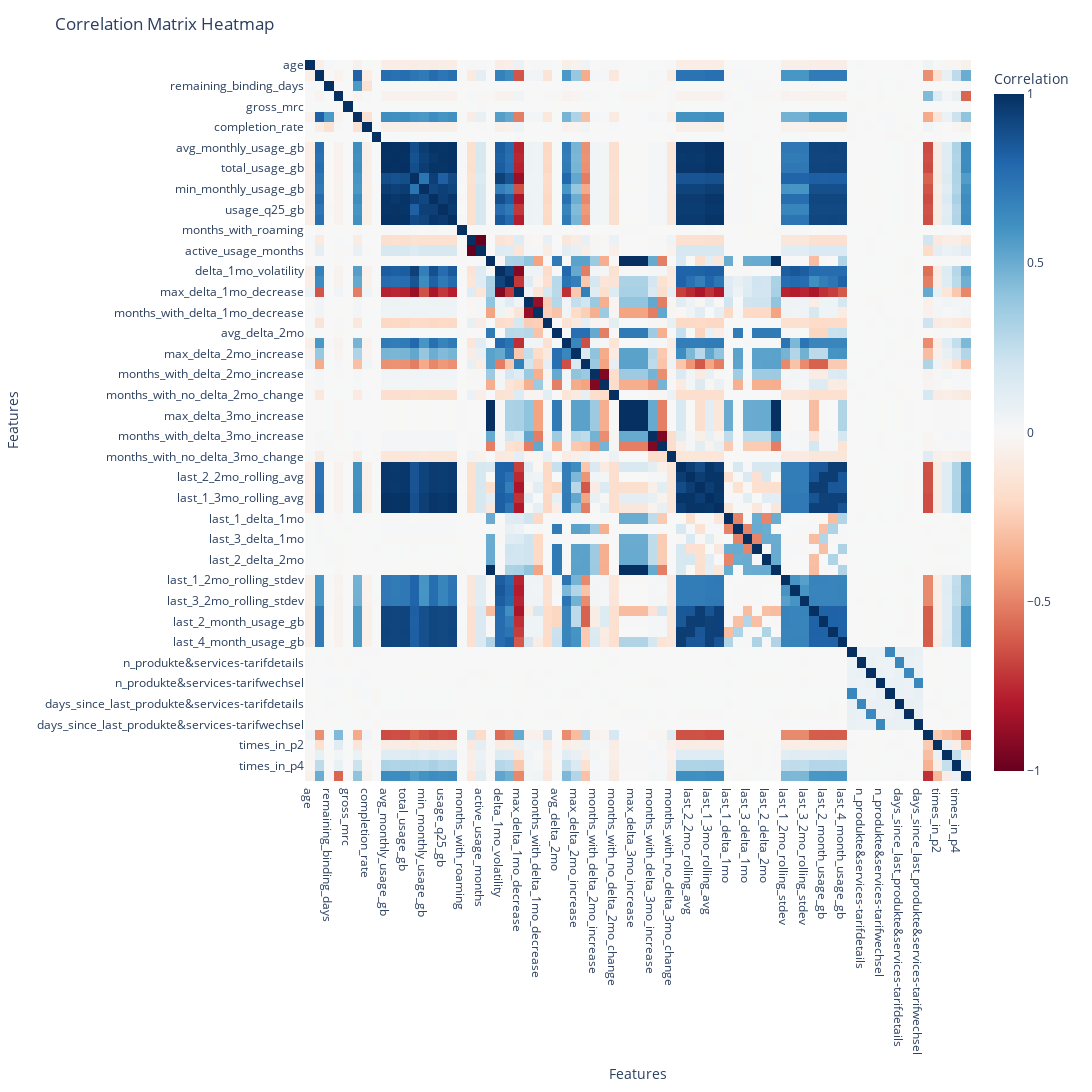

Notebook code for this chart:
### Code cell
fig = px.imshow(
    correlation_matrix.to_numpy(),
    labels=dict(x='Features', y='Features', color='Correlation'),
    x=correlation_matrix.columns,
    y=correlation_matrix.columns,
    color_continuous_scale='RdBu',
    zmin=-1, zmax=1,
    aspect='auto'
)
fig.update_layout(
    width=1800,
    height=1800,
    title='Correlation Matrix Heatmap'
)
fig.update_layout(title='Correlation Matrix Heatmap')
fig.show()

# Blue means that variable X and variable Y follow the same behaviour (both increasing or decreasing)
# Red means that variable X has the opposite behaviour of variable Y

### Figure 1 — Plotly figure (JSON) as saved in the notebook; plotly's stock layout.template omitted (floating-point values rounded to 4 significant figures; data arrays with more than 128 entries replaced by an {"elided": "..."} marker saying what was removed)
{"data": [{"coloraxis": "coloraxis", "hovertemplate": "Features: %{x}<br>Features: %{y}<br>Correlation: %{z}<extra></extra>", "name": "0", "type": "heatmap", "x": ["age", "contract_lifetime_days", "remaining_binding_days", "available_gb", "gross_mrc", "contract_binding_days", "completion_rate", "n_contracts_per_customer", "avg_monthly_usage_gb", "median_monthly_usage_gb", "total_usage_gb", "usage_std_gb", "min_monthly_usage_gb", "max_monthly_usage_gb", "usage_q25_gb", "usage_q75_gb", "months_with_roaming", "zero_usage_months", "active_usage_months", "avg_delta_1mo", "delta_1mo_volatility", "max_delta_1mo_increase", "max_delta_1mo_decrease", "months_with_delta_1mo_increase", "months_with_delta_1mo_decrease", "months_with_no_delta_1mo_change", "avg_delta_2mo", "delta_2mo_volatility", "max_delta_2mo_increase", "max_delta_2mo_decrease", "months_with_delta_2mo_increase", "months_with_delta_2mo_decrease", "months_with_no_delta_2mo_change", "avg_delta_3mo", "max_delta_3mo_increase", "max_delta_3mo_decrease", "months_with_delta_3mo_increase", "months_with_delta_3mo_decrease", "months_with_no_delta_3mo_change", "last_1_2mo_rolling_avg", "last_2_2mo_rolling_avg", "last_3_2mo_rolling_avg", "last_1_3mo_rolling_avg", "last_2_3mo_rolling_avg", "last_1_delta_1mo", "last_2_delta_1mo", "last_3_delta_1mo", "last_1_delta_2mo", "last_2_delta_2mo", "last_1_delta_3mo", "last_1_2mo_rolling_stdev", "last_2_2mo_rolling_stdev", "last_3_2mo_rolling_stdev", "last_1_month_usage_gb", "last_2_month_usage_gb", "last_3_month_usage_gb", "last_4_month_usage_gb", "n_rechnungsanfragen", "n_produkte&services-tarifdetails", "n_prolongation", "n_produkte&services-tarifwechsel", "days_since_last_rechnungsanfragen", "days_since_last_produkte&services-tarifdetails", "days_since_last_prolongation", "days_since_last_produkte&services-tarifwechsel", "times_in_p1", "times_in_p2", "times_in_p3", "times_in_p4", "times_in_p5"], "xaxis": "x", "y": ["age", "contract_lifetime_days", "remaining_binding_days", "available_gb", "gross_mrc", "contract_binding_days", "completion_rate", "n_contracts_per_customer", "avg_monthly_usage_gb", "median_monthly_usage_gb", "total_usage_gb", "usage_std_gb", "min_monthly_usage_gb", "max_monthly_usage_gb", "usage_q25_gb", "usage_q75_gb", "months_with_roaming", "zero_usage_months", "active_usage_months", "avg_delta_1mo", "delta_1mo_volatility", "max_delta_1mo_increase", "max_delta_1mo_decrease", "months_with_delta_1mo_increase", "months_with_delta_1mo_decrease", "months_with_no_delta_1mo_change", "avg_delta_2mo", "delta_2mo_volatility", "max_delta_2mo_increase", "max_delta_2mo_decrease", "months_with_delta_2mo_increase", "months_with_delta_2mo_decrease", "months_with_no_delta_2mo_change", "avg_delta_3mo", "max_delta_3mo_increase", "max_delta_3mo_decrease", "months_with_delta_3mo_increase", "months_with_delta_3mo_decrease", "months_with_no_delta_3mo_change", "last_1_2mo_rolling_avg", "last_2_2mo_rolling_avg", "last_3_2mo_rolling_avg", "last_1_3mo_rolling_avg", "last_2_3mo_rolling_avg", "last_1_delta_1mo", "last_2_delta_1mo", "last_3_delta_1mo", "last_1_delta_2mo", "last_2_delta_2mo", "last_1_delta_3mo", "last_1_2mo_rolling_stdev", "last_2_2mo_rolling_stdev", "last_3_2mo_rolling_stdev", "last_1_month_usage_gb", "last_2_month_usage_gb", "last_3_month_usage_gb", "last_4_month_usage_gb", "n_rechnungsanfragen", "n_produkte&services-tarifdetails", "n_prolongation", "n_produkte&services-tarifwechsel", "days_since_last_rechnungsanfragen", "days_since_last_produkte&services-tarifdetails", "days_since_last_prolongation", "days_since_last_produkte&services-tarifwechsel", "times_in_p1", "times_in_p2", "times_in_p3", "times_in_p4", "times_in_p5"], "yaxis": "y", "z": {"elided": "70x70 float values"}}], "layout": {"coloraxis": {"cmax": 1, "cmin": -1, "colorbar": {"title": {"text": "Correlation"}}, "colorscale": [[0, "rgb(103,0,31)"], [0.1, "rgb(178,24,43)"], [0.2, "rgb(214,96,77)"], [0.3, "rgb(244,165,130)"], [0.4, "rgb(253,219,199)"], [0.5, "rgb(247,247,247)"], [0.6, "rgb(209,229,240)"], [0.7, "rgb(146,197,222)"], [0.8, "rgb(67,147,195)"], [0.9, "rgb(33,102,172)"], [1, "rgb(5,48,97)"]]}, "height": 1800, "margin": {"t": 60}, "title": {"text": "Correlation Matrix Heatmap"}, "width": 1800, "xaxis": {"anchor": "y", "domain": [0, 1], "title": {"text": "Features"}}, "yaxis": {"anchor": "x", "autorange": "reversed", "domain": [0, 1], "title": {"text": "Features"}}}}
